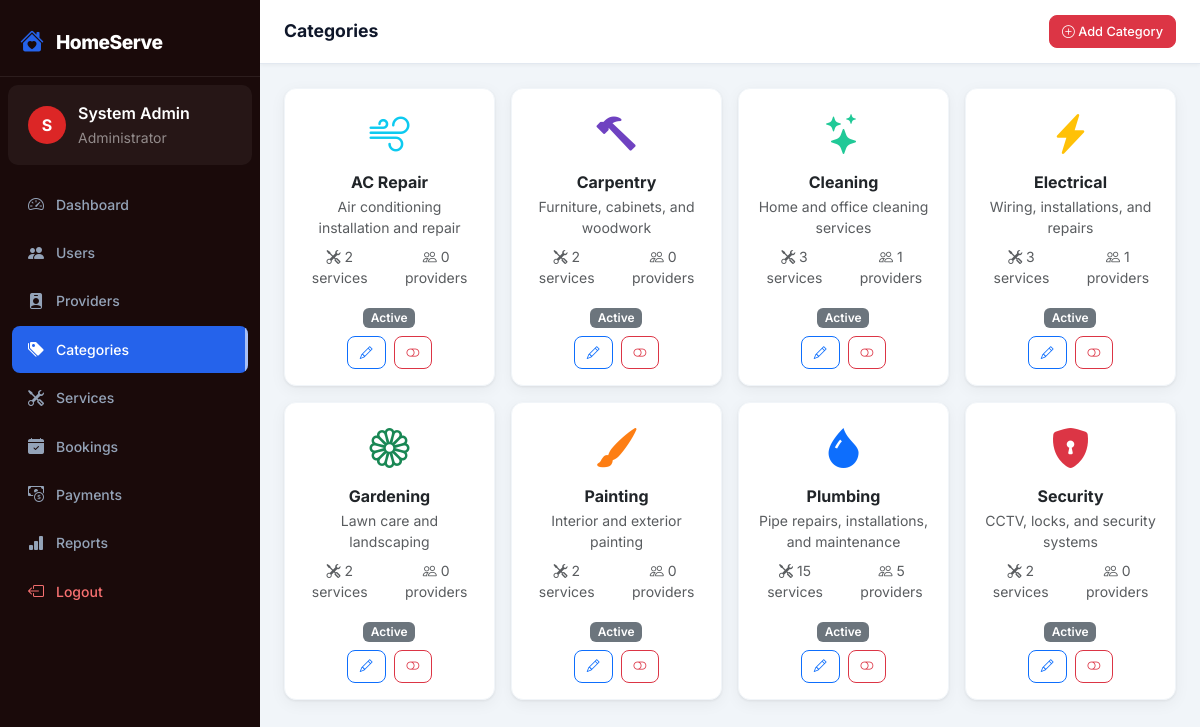
Screenshot of /modules/admin/categories.php (signed in) with the database file from the repository.
### tables this page shows
CREATE TABLE `categories` (
  `id` int(11) NOT NULL,
  `name` varchar(100) NOT NULL,
  `description` text DEFAULT NULL,
  `icon` varchar(50) DEFAULT 'bi-tools',
  `color` varchar(20) DEFAULT '#0d6efd',
  `status` enum('active','inactive') DEFAULT 'active',
  `created_at` timestamp NOT NULL DEFAULT current_timestamp()
);

### modules/admin/categories.php (the view, shortened to what this page needs)
<?php
require_once __DIR__ . '/../../includes/auth.php';
$db = getDB();
$categories = $db->query("SELECT c.*, COUNT(s.id) as service_count, COUNT(DISTINCT p.id) as provider_count
    FROM categories c
    LEFT JOIN services s ON s.category_id=c.id AND s.status='active'
    LEFT JOIN providers p ON p.category_id=c.id AND p.approval_status='approved'
    GROUP BY c.id ORDER BY c.name")->fetchAll();
?>
<?php require_once __DIR__ . '/../../includes/header.php'; ?>
<div class="dashboard-wrapper">
<?php require_once __DIR__ . '/../../includes/sidebar_admin.php'; ?>
<div class="main-content">
  <div class="topbar">
    <div class="d-flex align-items-center gap-3">
      <div class="topbar-title">Categories</div>
    </div>
    <button class="btn btn-danger btn-sm" data-bs-toggle="modal" data-bs-target="#addCatModal"><i class="bi bi-plus-circle"></i> Add Category</button>
  </div>
  <div class="page-content">
    <div class="row g-3">
      <?php foreach ($categories as $c): ?>
      <div class="col-sm-6 col-md-4 col-lg-3">
        <div class="card h-100">
          <div class="card-body text-center">
            <div style="font-size:2.5rem;color:<?= $c['color'] ?>"><i class="bi <?= $c['icon'] ?>"></i></div>
            <h6 class="fw-700 mt-2 mb-1"><?= sanitize($c['name']) ?></h6>
            <p class="text-muted small mb-2"><?= sanitize(substr($c['description'] ?? '', 0, 60)) ?></p>
            <div class="d-flex justify-content-center gap-3 text-muted small mb-3">
              <span><i class="bi bi-tools"></i> <?= $c['service_count'] ?> services</span>
              <span><i class="bi bi-people"></i> <?= $c['provider_count'] ?> providers</span>
            </div>
            <?= statusBadge($c['status']) ?>
            <div class="d-flex gap-2 justify-content-center mt-2">
              <button class="btn btn-sm btn-outline-primary" onclick='editCat(<?= json_encode($c) ?>)'><i class="bi bi-pencil"></i></button>
              <form method="POST" class="d-inline" onsubmit="return confirm('Deactivate category?')">
                <button class="btn btn-sm btn-outline-danger"><i class="bi bi-toggle-off"></i></button>
              </form>
            </div>
          </div>
        </div>
      </div>
      <?php endforeach; ?>
    </div>
  </div>
</div>
</div>
<?php require_once __DIR__ . '/../../includes/footer.php'; ?>

### includes/auth.php (shortened to what this page needs)
<?php
function sanitize($input) {
    return htmlspecialchars(strip_tags(trim($input)), ENT_QUOTES, 'UTF-8');
}
function statusBadge($status) {
    $map = [
        'pending'     => 'warning',
        'accepted'    => 'info',
        'in_progress' => 'primary',
        'completed'   => 'success',
        'cancelled'   => 'danger',
        'approved'    => 'success',
        'suspended'   => 'danger',
        'unpaid'      => 'warning',
        'paid'        => 'success',
    ];
    $color = $map[$status] ?? 'secondary';
    $label = ucwords(str_replace('_', ' ', $status));
    return "<span class=\"badge bg-{$color}\">{$label}</span>";
}

### assets/css/main.css (style rules this page uses)
:root { --primary: #2563eb; --primary-dark: #1d4ed8; --primary-light: #eff6ff; --secondary: #7c3aed; --success: #059669; --warning: #d97706; --danger: #dc2626; --sidebar-width: 260px; --sidebar-bg: #0f172a; --sidebar-hover: rgba(255,255,255,0.08); --topbar-height: 64px; --card-shadow: 0 1px 3px rgba(0,0,0,.07), 0 4px 16px rgba(0,0,0,.05); --card-radius: 12px; --transition: all .2s ease; }
* { box-sizing: border-box; }
body { font-family: 'Inter', sans-serif; background: #f1f5f9; color: #1e293b; margin: 0; }
.dashboard-wrapper { display: flex; min-height: 100vh; }
.main-content { flex: 1; margin-left: var(--sidebar-width); min-height: 100vh; display: flex; flex-direction: column; }
.topbar { height: var(--topbar-height); background: #fff; border-bottom: 1px solid #e2e8f0; display: flex; align-items: center; justify-content: space-between; padding: 0 1.5rem; position: sticky; top: 0; z-index: 100; box-shadow: 0 1px 4px rgba(0,0,0,.05); }
.topbar-title { font-size: 1.1rem; font-weight: 700; color: #0f172a; }
.page-content { padding: 1.5rem; flex: 1; }
.card { border: 1px solid #f1f5f9; border-radius: var(--card-radius); box-shadow: var(--card-shadow); background: #fff; }
.btn { border-radius: 8px; font-weight: 500; font-size: .875rem; transition: var(--transition); }
.btn-sm { padding: .35rem .75rem; font-size: .8rem; }
.badge { font-size: .75rem; font-weight: 600; padding: .35em .65em; border-radius: 6px; }
.gap-2 { gap: .5rem; }
.page-content { animation: fadeIn .4s ease both; }
.card { animation: fadeInUp .4s ease both; }
.btn { position: relative; overflow: hidden; transition: all .2s ease; }
.badge { animation: scaleIn .3s cubic-bezier(.34,1.56,.64,1) both; }
.topbar { animation: fadeIn .3s ease both; }
.fw-700 { font-weight: 700 !important; }

### rows the page displays
categories: name "AC Repair", description "Air conditioning installation and repair", service_count "2", provider_count "0", status "Active"
categories: name "Carpentry", description "Furniture, cabinets, and woodwork", service_count "2", provider_count "0", status "Active"
categories: name "Cleaning", description "Home and office cleaning services", service_count "3", provider_count "1", status "Active"
categories: name "Electrical", description "Wiring, installations, and repairs", service_count "3", provider_count "1", status "Active"
categories: name "Gardening", description "Lawn care and landscaping", service_count "2", provider_count "0", status "Active"
categories: name "Painting", description "Interior and exterior painting", service_count "2", provider_count "0", status "Active"
categories: name "Plumbing", description "Pipe repairs, installations, and maintenance", service_count "15", provider_count "5", status "Active"
categories: name "Security", description "CCTV, locks, and security systems", service_count "2", provider_count "0", status "Active"

### other values shown
APP_NAME "HomeServe"
substr($_SESSION['name'], 0, 1) "S"
$_SESSION['name'] "System Admin"
